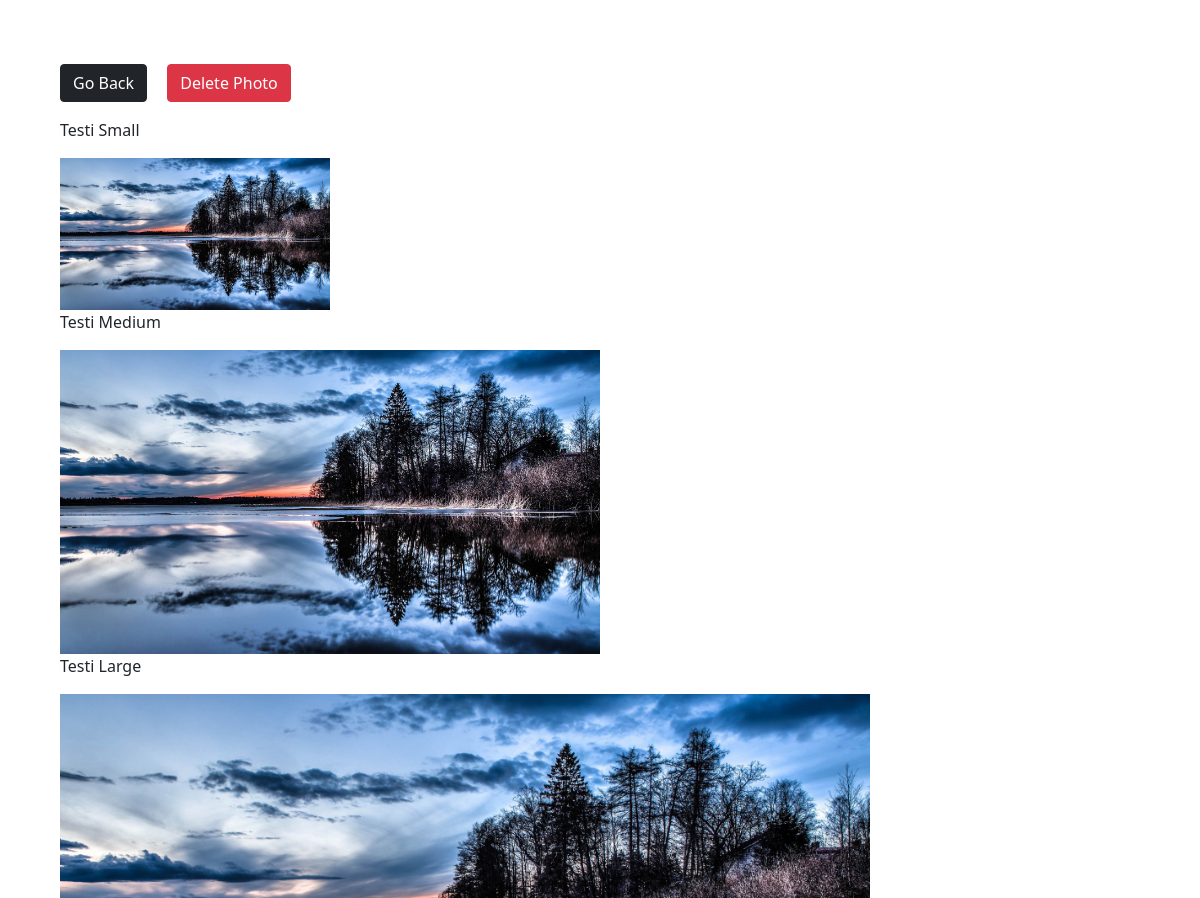
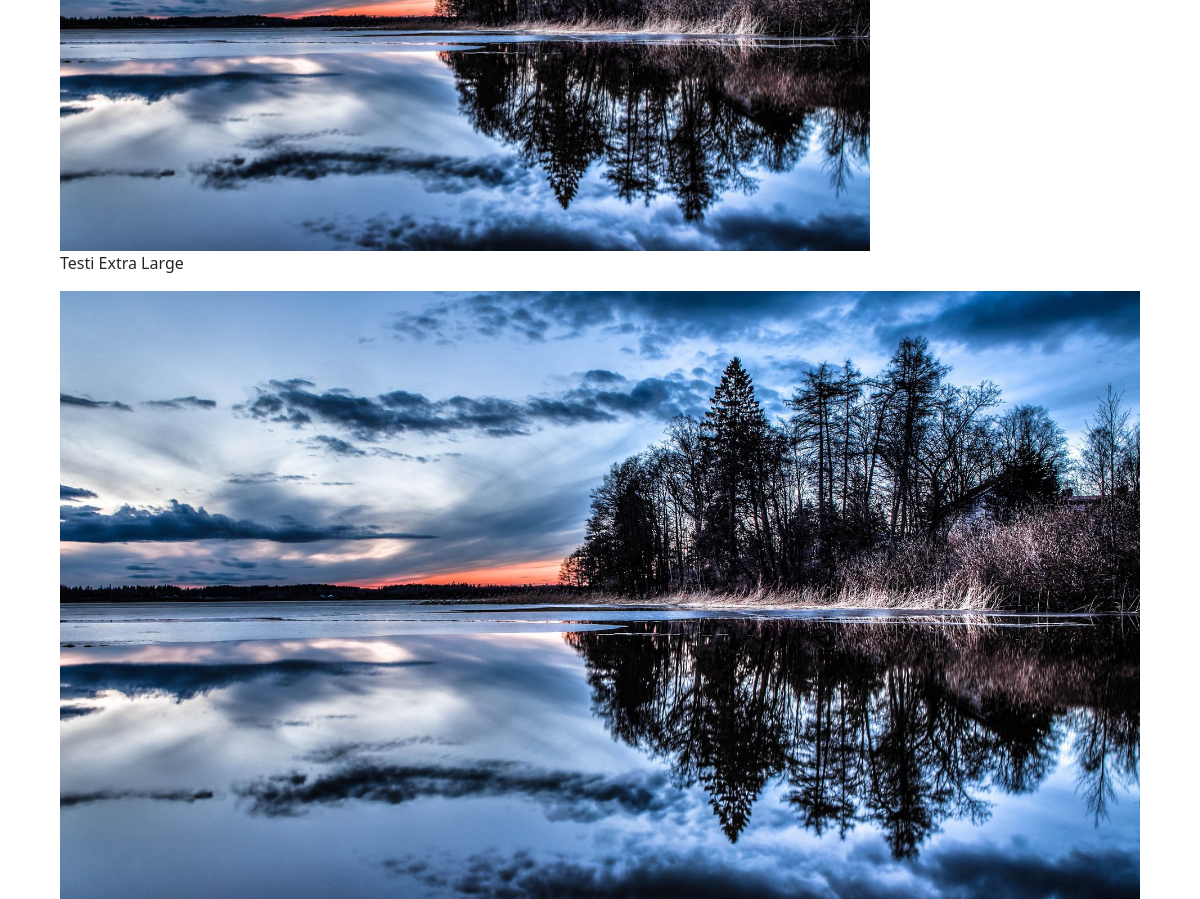
/photo/7/ (signed in), run on the app's committed database (2 pictures, top to bottom).
### photos/models.py (models this page shows, shortened)
class Photo(models.Model):
    category = models.ForeignKey(Category, on_delete=models.SET_NULL, null=True, blank=True)
    image = models.ImageField(null=False, blank=False)
    description = models.TextField()
    thumbnail = models.ImageField(editable=False, null=True)

### photos/views.py (the view)
# urls.py: path('photo/<str:pk>/', views.viewPhoto, name='photo'),
@login_required(login_url='login')
def viewPhoto(request, pk):
    photos = Photo.objects.get(id=pk)
    return render(request, 'photos/photo.html', {'photo': photos})

### photos/templates/photos/photo.html (shortened to what this page needs)
<!DOCTYPE html>
<html lang="en">
<head>
    <link href="https://cdn.jsdelivr.net/npm/bootstrap@5.1.1/dist/css/bootstrap.min.css" rel="stylesheet"
>
</head>
<body class="m-5">
    <div class="container">
        <div class="row justify-content-center">
            <div class="col">
                <a href="{% url 'gallery' %}" class="btn btn-dark my-3">Go Back</a>
                <a href="{% url 'delete' photo.id %}" class="btn btn-danger btn-block btn-md m-3">Delete Photo</a>
                <div style="height: 90vh;">
                    <p>{{photo.description}} Small</p>
                    <img style="max-width: 25%; max-height: 25%" src="{{photo.image.url}}" alt="cat">
                    <p>{{photo.description}} Medium</p>
                    <img style="max-width: 50%; max-height: 50%" src="{{photo.image.url}}" alt="cat">
                    <p>{{photo.description}} Large</p>
                    <img style="max-width: 75%; max-height: 75%" src="{{photo.image.url}}" alt="cat">
                    <p>{{photo.description}} Extra Large</p>
                    <img style="max-width: 100%; max-height: 100%" src="{{photo.image.url}}" alt="cat">
                </div>
            </div>
        </div>
    </div>
</body>
</html>

### data on the page
Photo: description "Testi", image (picture)
